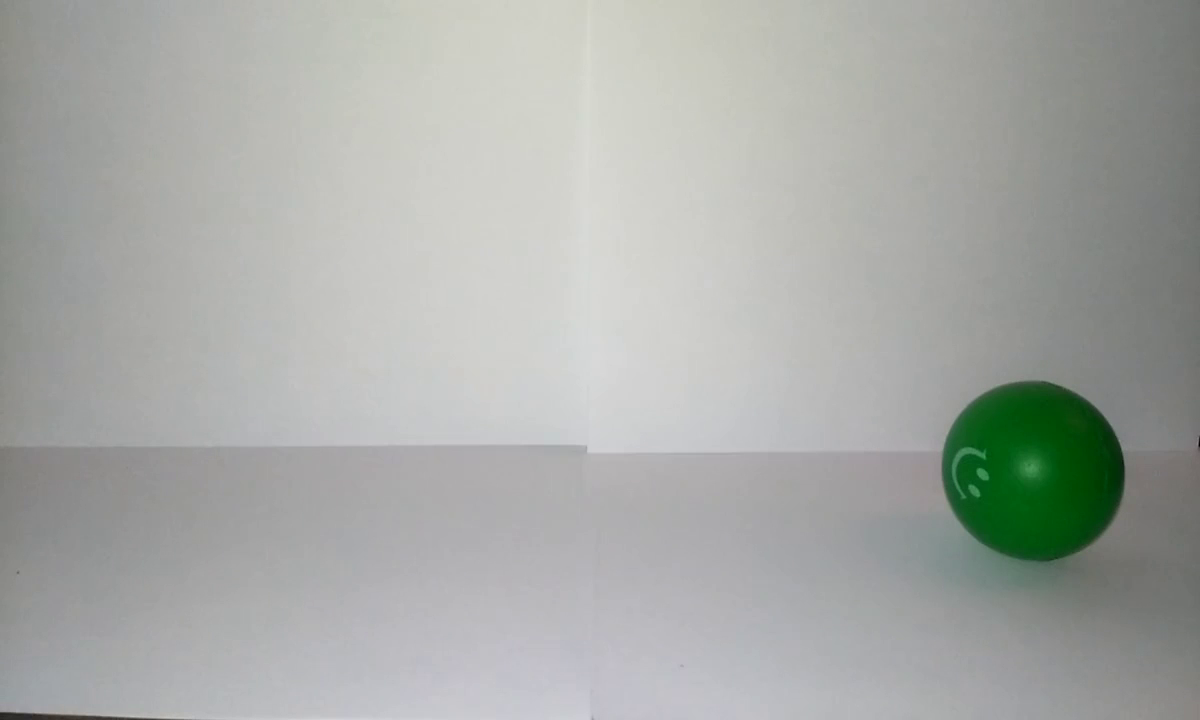
#> input picture frame 29 of detekcja_koloru.mp4, 1200 x 720 px
$ jupyter execute color_tracking.ipynb
#> lines starting #> are read from the running program, lines starting #| are printed output that depends on the picture; after the words box and inside, x2 and y2 are one past the last pixel; in counts of white or black regions, pixels touching at a corner belong together
[cell 1]
import numpy as np
import cv2
import time
from skimage.feature import canny
from scipy import ndimage as ndi
from skimage.morphology import erosion, dilation, square

cap = cv2.VideoCapture('detekcja_koloru.mp4')
greenLower = (40, 85, 40)
greenUpper = (72,255,355)

def change_color(img):
    for i in range(kolor.shape[0]):
            for j in range(kolor.shape[1]):
                kolor[i,j,0] = 0

while(cap.isOpened()):
    ret, frame = cap.read()
#> frame is the input picture: shape (720, 1200, 3); mean B, G, R 167, 170.6, 167.8
    if ret==True:
        blurred = cv2.GaussianBlur(frame, (9,9), 0)
        hsv = cv2.cvtColor(blurred, cv2.COLOR_BGR2HSV)
#> hsv: shape (720, 1200, 3); mean H, S, V 59.8, 12.4, 171.5
        mask = cv2.inRange(hsv, greenLower, greenUpper)
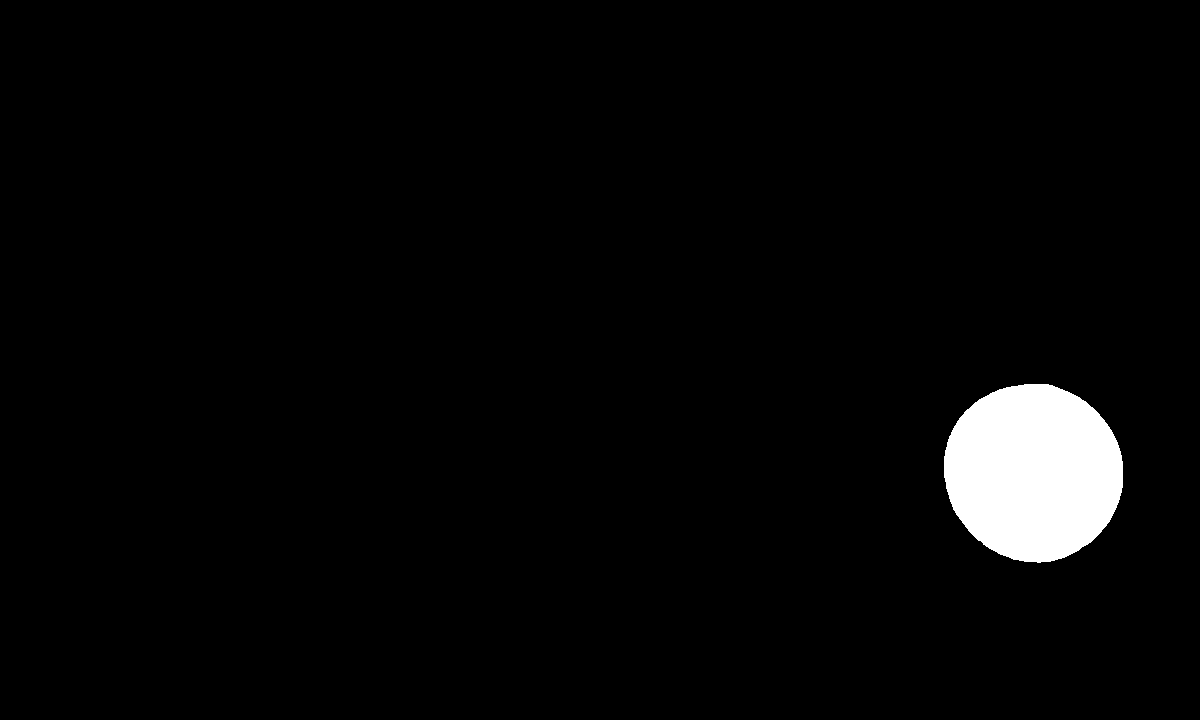
#> mask: shape (720, 1200); 2.9% white; 1 white region, box (x1, y1, x2, y2) and area: (944, 384, 1123, 563) 25075
        mask = cv2.erode(mask, None, iterations=3)
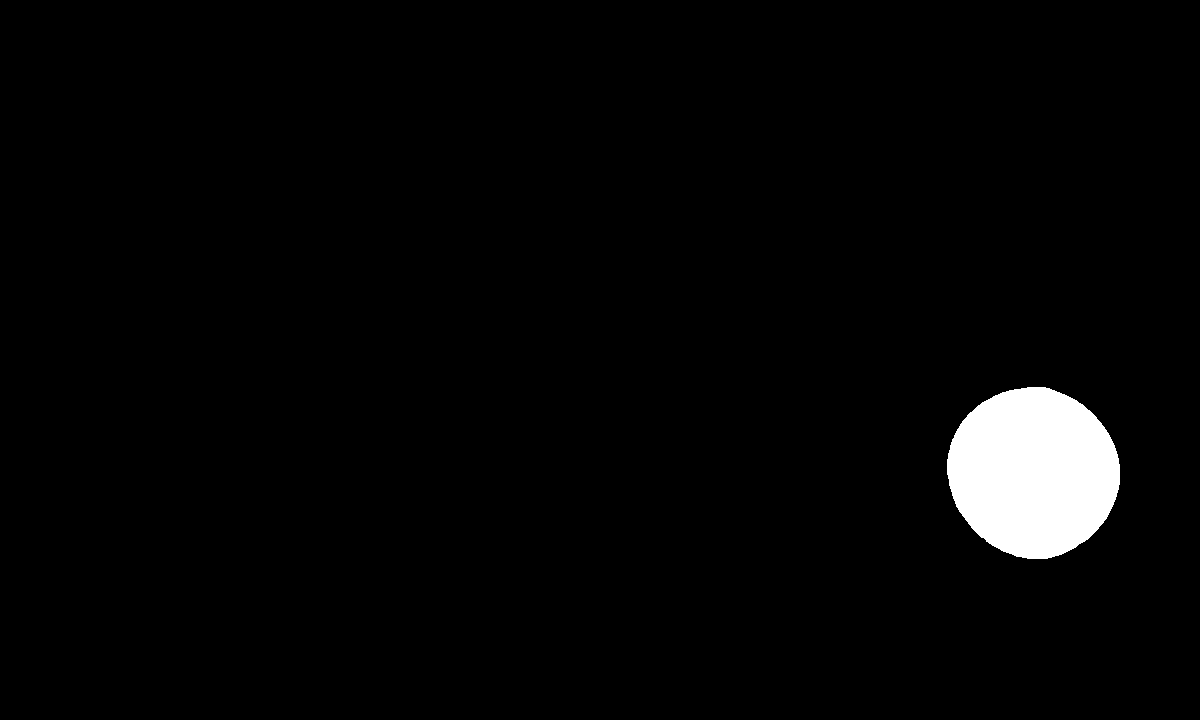
#> mask: shape (720, 1200); 2.7% white; 1 white region, box (x1, y1, x2, y2) and area: (947, 387, 1120, 559) 22965
        mask = cv2.dilate(mask, None, iterations=3)
#> mask: shape (720, 1200); 2.9% white; 1 white region, box (x1, y1, x2, y2) and area: (944, 384, 1123, 562) 25071
        edges = cv2.Canny(mask,1,1)
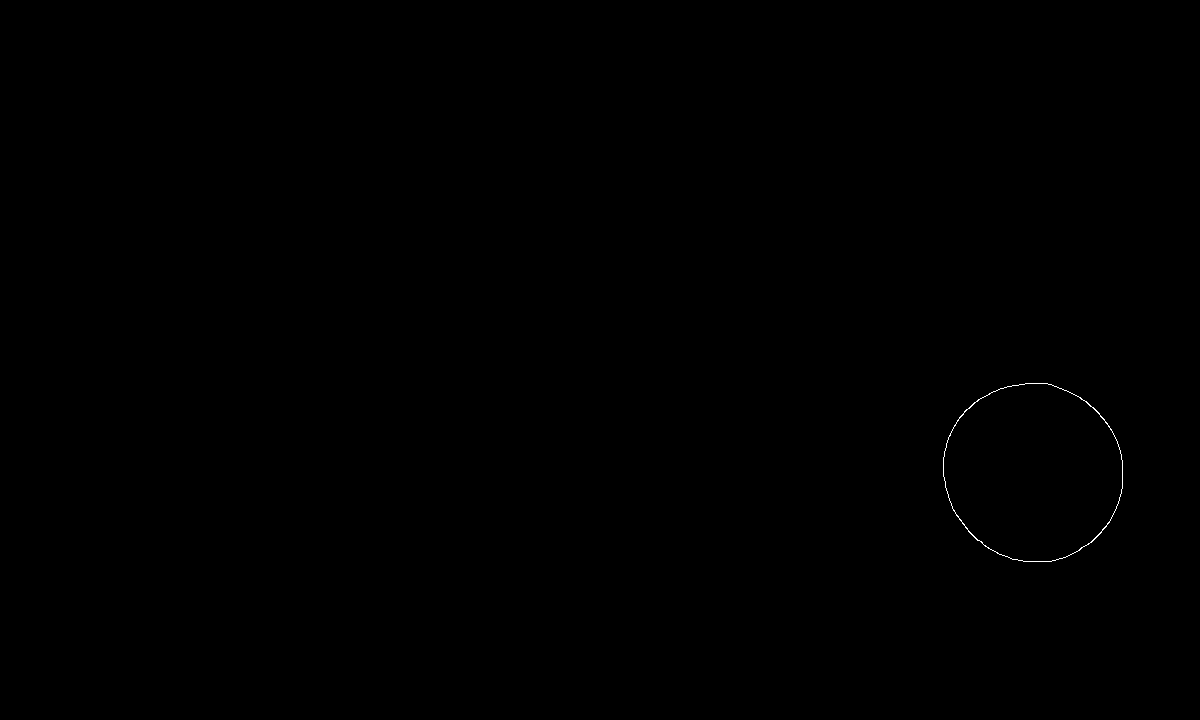
#> edges: shape (720, 1200); 0.07% white in thin lines or dots, all inside (x1, y1, x2, y2) = (943, 383, 1123, 562)
        kolor = cv2.cvtColor(edges,cv2.COLOR_GRAY2RGB)
        kolor = cv2.dilate(kolor, None, iterations=1)
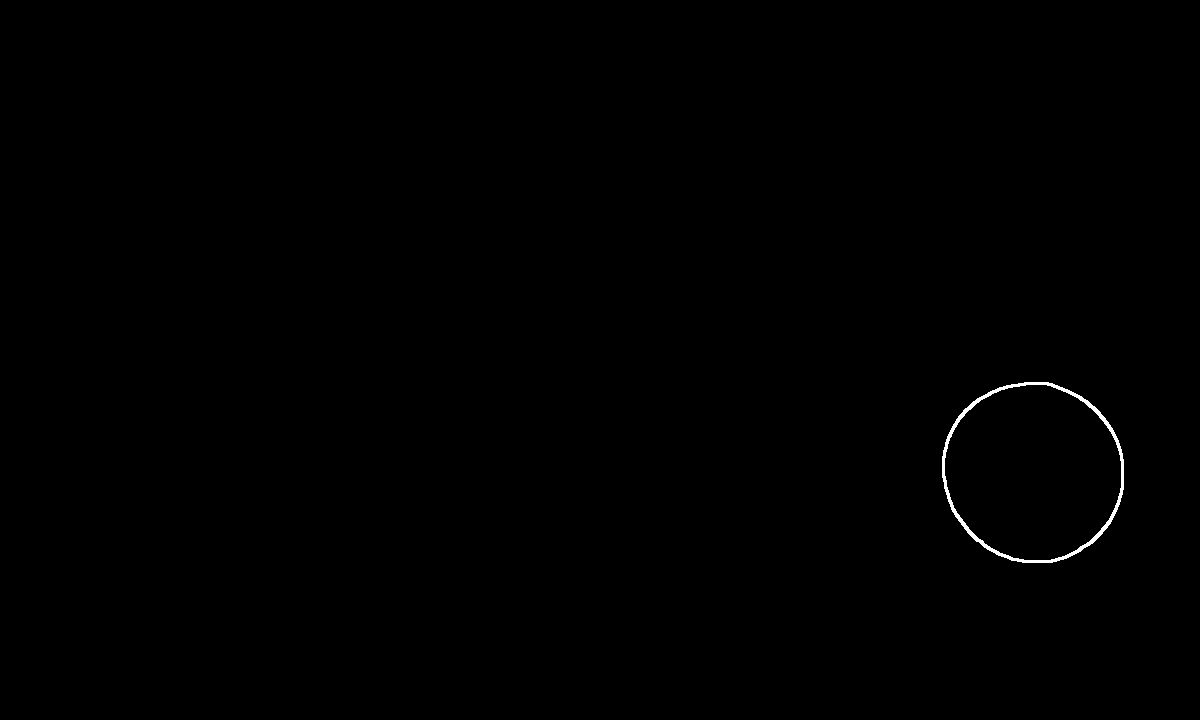
#> kolor: shape (720, 1200, 3); 0.23% white; 1 white region, box (x1, y1, x2, y2) and area: (942, 382, 1124, 563) 2017
        out = np.bitwise_or(frame, kolor)
        cv2.imshow('Konrad Szywalski tracking obiektu po kolorze', out)
        if cv2.waitKey(1) & 0xFF == ord('q'):
#> (key q is pressed here)
            break
    else:
        break

cap.release()
cv2.destroyAllWindows()

$ run again, starting later in the video
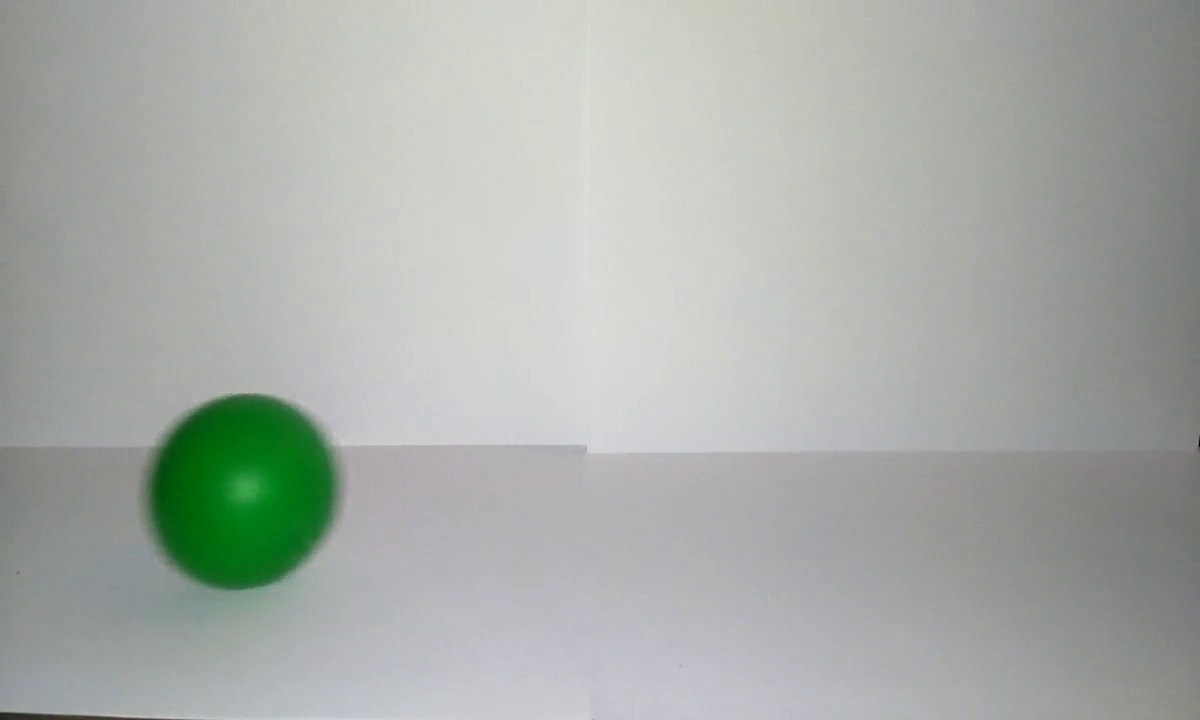
#> input picture frame 132 of detekcja_koloru.mp4, 1200 x 720 px
#> frame is the input picture: shape (720, 1200, 3); mean B, G, R 169.3, 173.9, 169.2
#> hsv: shape (720, 1200, 3); mean H, S, V 65.1, 13.7, 174.8
#> `mask = cv2.inRange(hsv, greenLower, greenUpper)`:
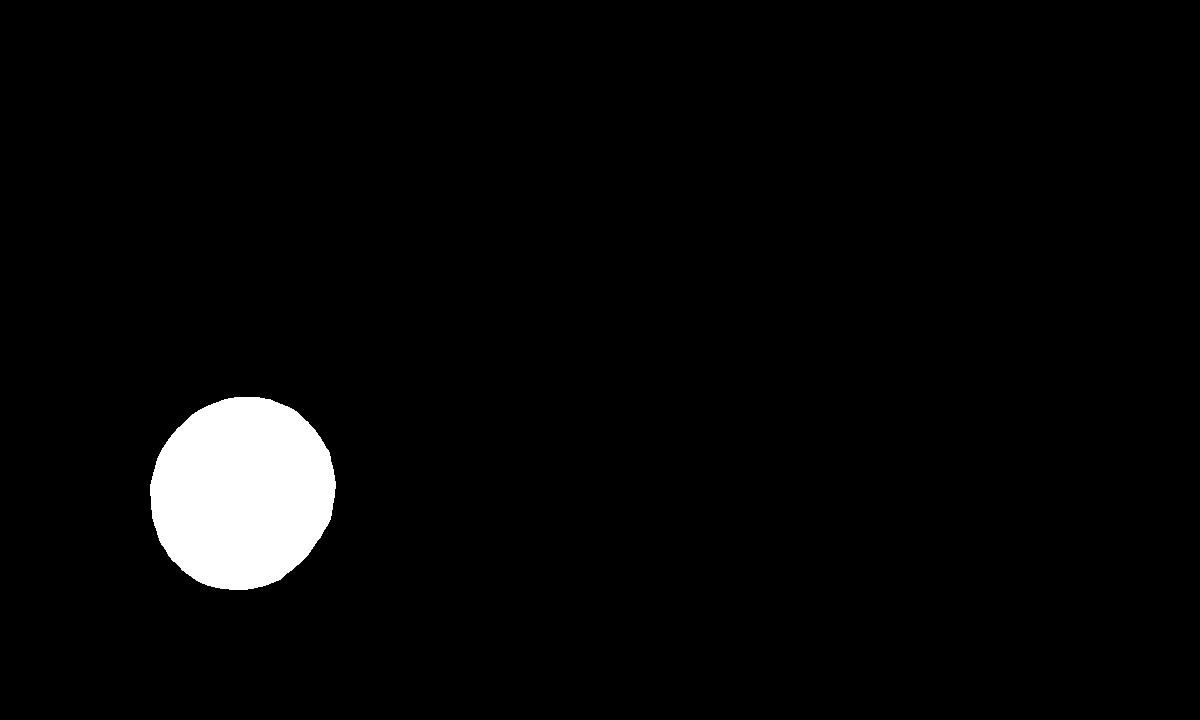
#> mask: shape (720, 1200); 3.2% white; 1 white region, box (x1, y1, x2, y2) and area: (150, 397, 336, 590) 27974
#> edges: shape (720, 1200); 0.07% white in thin lines or dots, all inside (x1, y1, x2, y2) = (149, 396, 336, 590)
#> `kolor = cv2.dilate(kolor, None, iterations=1)`:
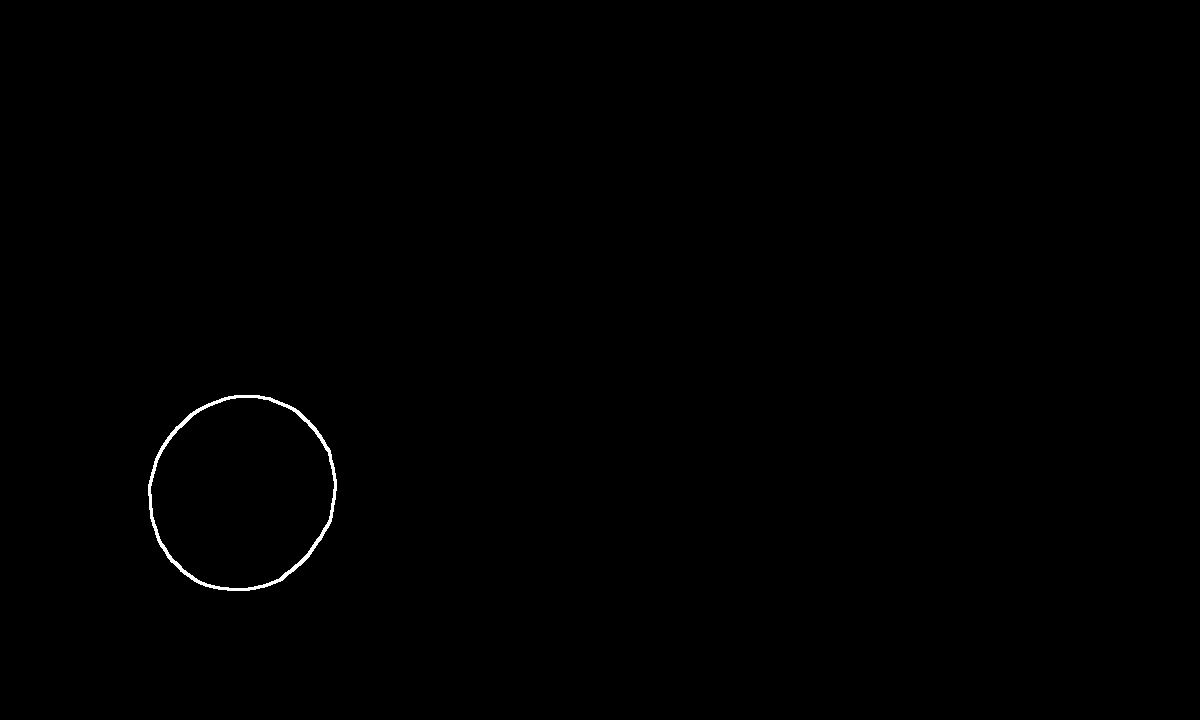
#> kolor: shape (720, 1200, 3); 0.25% white; 1 white region, box (x1, y1, x2, y2) and area: (148, 395, 337, 591) 2146

$ run again, starting later in the video
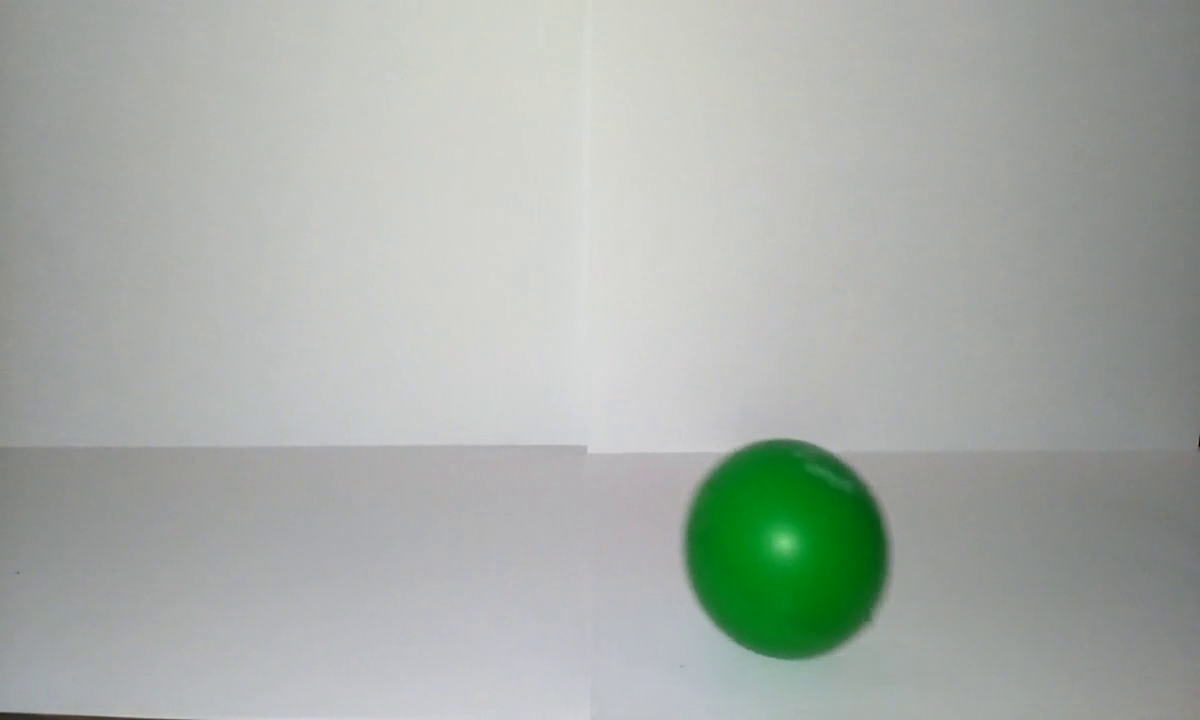
#> input picture frame 235 of detekcja_koloru.mp4, 1200 x 720 px
#> frame is the input picture: shape (720, 1200, 3); mean B, G, R 169.1, 174.1, 168.3
#> hsv: shape (720, 1200, 3); mean H, S, V 64.9, 14.8, 174.9
#> `mask = cv2.inRange(hsv, greenLower, greenUpper)`:
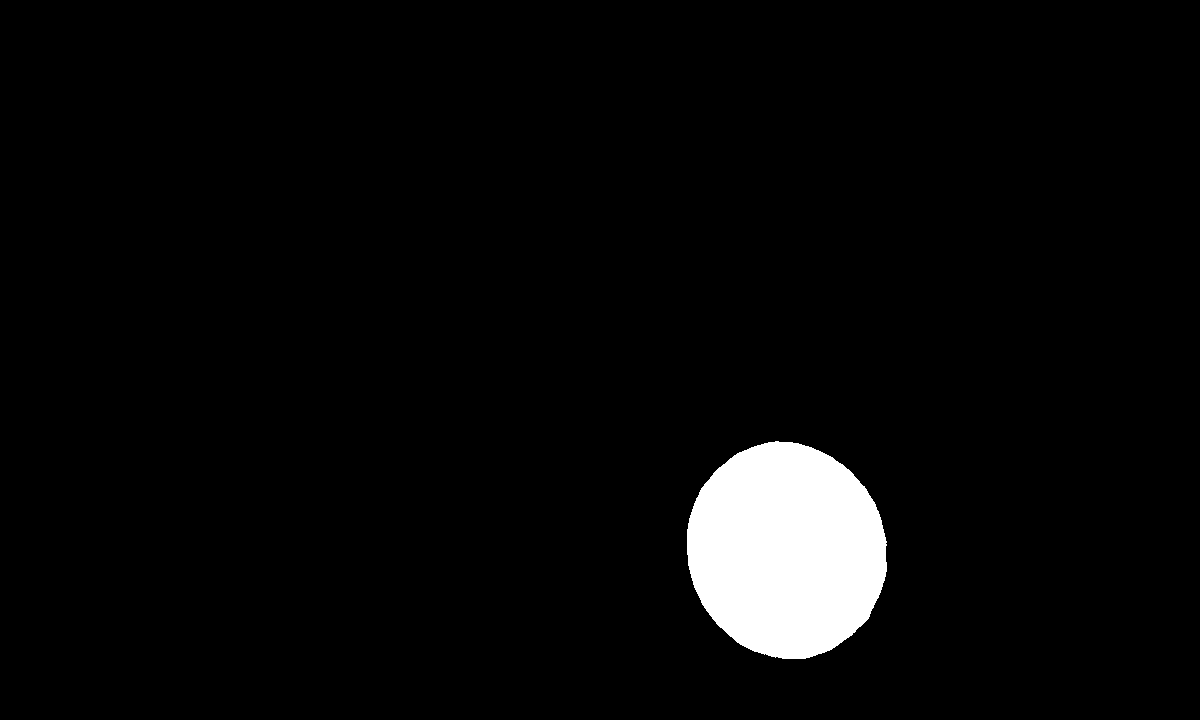
#> mask: shape (720, 1200); 3.9% white; 1 white region, box (x1, y1, x2, y2) and area: (687, 441, 887, 659) 33940
#> edges: shape (720, 1200); 0.08% white in thin lines or dots, all inside (x1, y1, x2, y2) = (686, 441, 887, 659)
#> `kolor = cv2.dilate(kolor, None, iterations=1)`:
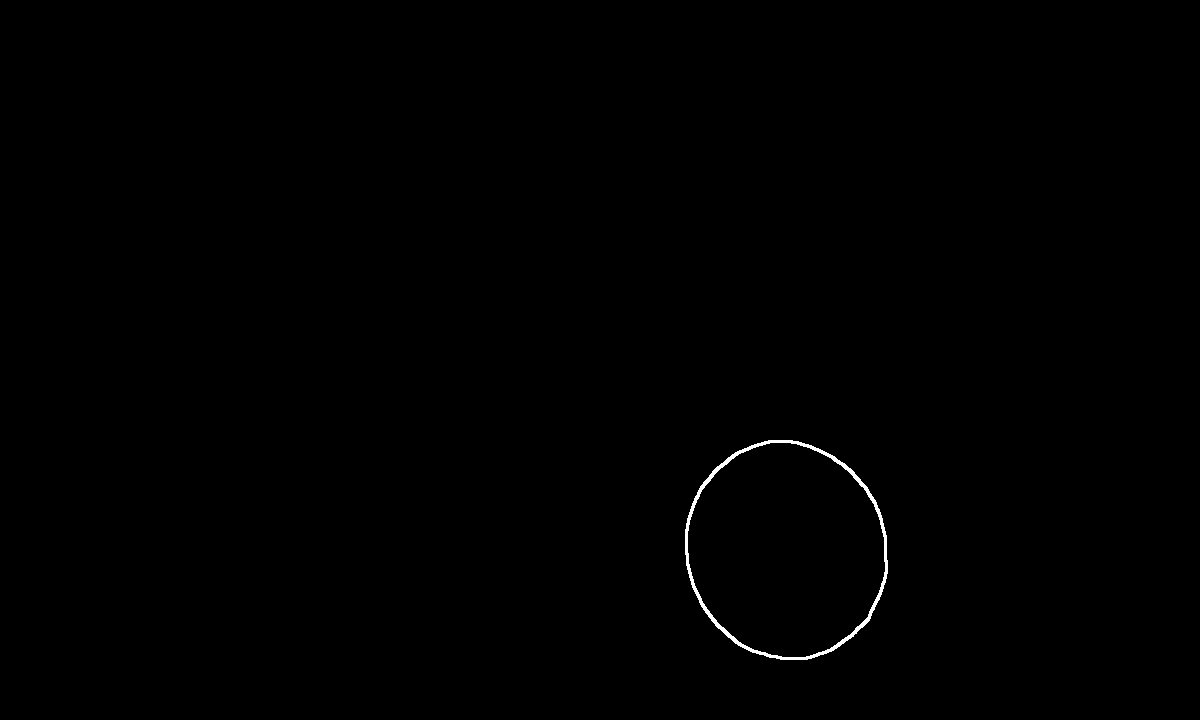
#> kolor: shape (720, 1200, 3); 0.27% white; 1 white region, box (x1, y1, x2, y2) and area: (685, 440, 888, 660) 2356
